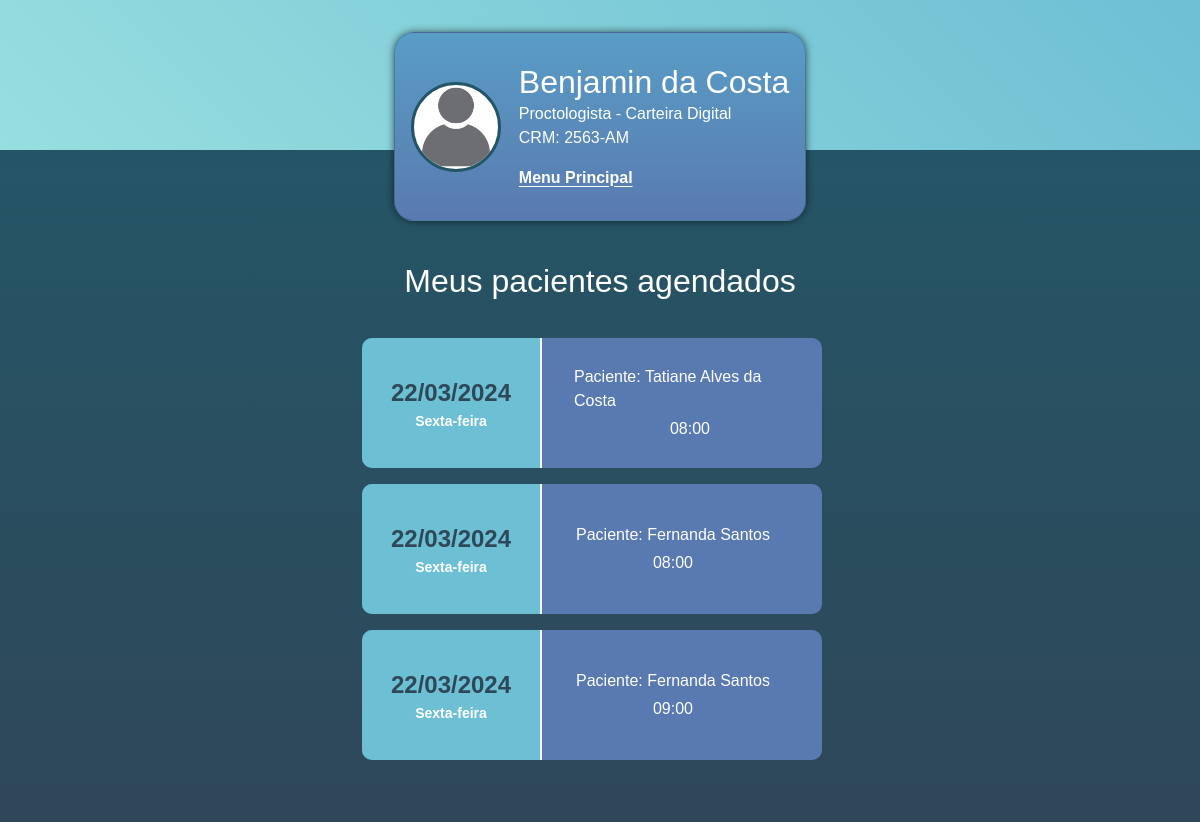
The page /listar_pacientes on the database as committed earlier.
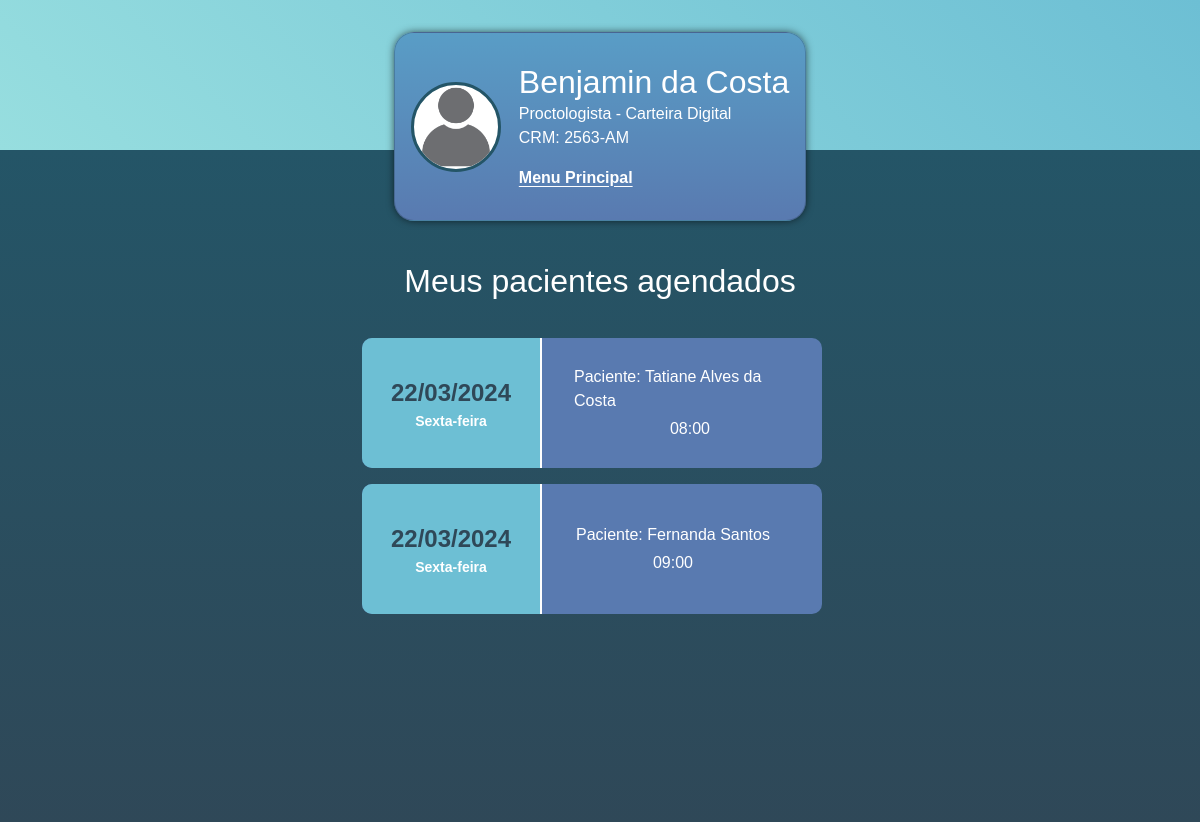
The same page on the database as committed later.
### main/models.py (models this page shows, shortened)
class DimMedico(db.Model):
    _tablename_ = 'dim_medico'
    id_medico = db.Column(db.Integer, primary_key=True)
    cpf = db.Column(db.String(11), unique=True, nullable=False)
    pronome_tratamento = db.Column(db.String(10), nullable=False)
    nome = db.Column(db.String(100), nullable=False)
    crm = db.Column(db.String(20), unique=True, nullable=False)
    data_nascimento = db.Column(db.Date, nullable=True)
    telefone = db.Column(db.String(20), nullable=True)
    email = db.Column(db.String(100), nullable=True)
    senha = db.Column(db.String(255), nullable=True)
    access_key = db.Column(db.String(255), nullable=True)
    especialidade = db.Column(db.String(100), nullable=False)
    role = db.Column(db.String(10), default='medico')

class FatoAgendaConsulta(db.Model):
    _tablename_ = 'agendamento_consulta'
    id_agendamento_consulta = db.Column(db.Integer, primary_key=True)
    fk_id_encaminhamento = db.Column(db.Integer, db.ForeignKey('dim_encaminhamento.id_encaminhamento'), nullable=True)
    fk_id_medico = db.Column(db.Integer, db.ForeignKey('dim_medico.id_medico'), nullable=False)
    fk_id_paciente = db.Column(db.Integer, db.ForeignKey('dim_paciente.id_paciente'), nullable=False)
    fk_id_disponibilidade_consulta = db.Column(db.Integer, db.ForeignKey('dim_disponibilidade_consultas.id_disponibilidade_consulta'), nullable=False)
    protocolo_consulta = db.Column(db.String, nullable=True)
    status = db.Column(db.String(20), nullable=False)
    encaminhamento = db.relationship('DimEncaminhamento', backref=db.backref('consulta_agendada', lazy=True))
    medico = db.relationship('DimMedico', backref=db.backref('consultas_agendadas', lazy=True))
    paciente = db.relationship('DimPaciente', backref=db.backref('consultas_agendadas', lazy=True))
    disponibilidade_consulta = db.relationship('DimDisponibilidadeConsultas', backref=db.backref('disponibilidade_consulta', lazy=True))

class DimDisponibilidadeConsultas(db.Model):
    _tablename_ = 'dim_disponibilidade_consultas'
    id_disponibilidade_consulta = db.Column(db.Integer, primary_key=True)
    fk_id_medico = db.Column(db.Integer, db.ForeignKey('dim_medico.id_medico'), nullable=False)
    data_disponivel = db.Column(db.Date, nullable=False)
    dia_semana = db.Column(db.String(20), nullable=False)
    hora_disponivel = db.Column(db.Time, nullable=False)
    status = db.Column(db.String(20), nullable=False)
    medico = db.relationship('DimMedico', backref=db.backref('disponibilidades_consulta', lazy=True))

class DimPaciente(db.Model, UserMixin):
    _tablename_ = 'dim_paciente'
    id_paciente = db.Column(db.Integer, primary_key=True)
    cpf = db.Column(db.String(11), unique=True, nullable=False)
    nome = db.Column(db.String(100), nullable=False)
    data_nascimento = db.Column(db.Date, nullable=True)
    telefone = db.Column(db.String(20), nullable=True)
    email = db.Column(db.String(100), nullable=True)
    senha = db.Column(db.String(255), nullable=True)
    access_key = db.Column(db.String(255), nullable=True)
    role = db.Column(db.String(10), default='paciente')

### main/routes.py (the view)
@app.route('/listar_pacientes', methods=['GET', 'POST'])
def listar_pacientes():
    id_medico = choice([1, 2, 3, 4, 5, 6, 7])
    pacientes_agendados = (db.session.query(FatoAgendaConsulta)
                           .join(FatoAgendaConsulta.disponibilidade_consulta)
                           .order_by(DimDisponibilidadeConsultas.data_disponivel)
                           .order_by(DimDisponibilidadeConsultas.hora_disponivel)
                           .filter(FatoAgendaConsulta.fk_id_medico == id_medico)
                           .all())
    medico = DimMedico.query.get(id_medico)
    titulo = "Meus pacientes agendados"
    return render_template("listar_pacientes.html",
                           agendamentos=pacientes_agendados,
                           titulo=titulo,
                           medico=medico
                           )

### main/templates/listar_pacientes.html (shortened to what this page needs)
<!DOCTYPE html>
<html lang="en">
<head>
    {% include 'includes/bootstrap.html' %}
    <link rel="stylesheet" href="{{ url_for('static', filename='style.css') }}">
    <link rel="stylesheet" href="https://cdn.jsdelivr.net/npm/bootstrap-icons@1.11.3/font/bootstrap-icons.min.css">
</head>
<body>
    <header>
        {% include 'includes/card_medico.html' %}
    </header>
    <section class="services_area">
        <h2 class="mb-4" id="title_service">
            {{ titulo }}
        </h2>
        <div class="list_users">
            {% for agendamento in agendamentos %}
                <a href="" class="user_info_list" data-bs-toggle="modal" data-bs-target="#confirmation{{agendamento.id_agendamento_consulta}}">
                    <div class="date-consult">
                        <span id="date_list">{{agendamento.disponibilidade_consulta.data_disponivel.strftime("%d/%m/%Y") }}</span>
                        <span id="day_list">{{agendamento.disponibilidade_consulta.dia_semana}}</span>
                    </div>
                    <div class="user_more_info">
                        <span>Paciente: {{agendamento.paciente.nome}}</span>
                        <span>{{agendamento.disponibilidade_consulta.hora_disponivel.strftime("%H:%M")}}</span>
                    </div>
                </a>
            {% endfor%}
        </div>
    </section>
</body>
</html>

### main/templates/includes/bootstrap.html (shortened to what this page needs)
<link rel="stylesheet" href="https://cdn.jsdelivr.net/npm/bootstrap@5.3.2/dist/css/bootstrap.min.css"
>

### main/templates/includes/card_medico.html
<div class="card">
    <div class="infos">
        <div class="user_img">
            <img src="{{ url_for('static', filename='images/default.png') }}" alt="">
        </div>
        <div class="user_info">
            <h2 class="mb-0">{{medico.nome}}</h2>
            <p class="mb-0">{{medico.especialidade}} - Carteira Digital</p>
            <p class="mb-3">CRM: {{medico.crm}}</p>
            <a class="card-links" href="{{ url_for('menu_principal_medico') }}">
                <span class="card-links">Menu Principal</span>
            </a>
        </div>
    </div>
</div>

### main/static/style.css (style rules this page uses)
* { margin: 0; padding: 0; box-sizing: border-box; font-family: sans-serif; }
body { height: 100vh; background-color: #245567; }
header { position: static; height: 150px; background: linear-gradient(45deg, #97dedf, #6dbfd4); display: flex; justify-content: center; box-shadow: 2px 0px 8px -1px rgba(0,0,0,1); }
.card { height: 23%; margin-top: 2rem; position: absolute; border-radius: 20px; background: linear-gradient(#599dc6, #597ab0); min-width: 30%; display: flex; flex-direction: column; justify-content: center; color: #fff; box-shadow: 0px 0px 8px -1px rgba(0,0,0,0.75); }
.infos { display: flex; justify-content: center; gap: 18px; align-items: center; padding: 1rem; }
.user_img img { position: relative; width: 90px; height: 90px; background-color: #fff; border-radius: 50%; border: 3px solid #245567; object-fit: cover; }
.services_area { display: flex; flex-direction: column; align-items: center; width: 100%; height: 84vh; background: linear-gradient(#245567, #2f4858); overflow: hidden; }
#title_service { color: #fff; margin-top: 7rem; }
.list_users { padding: 2px; margin-top: 12px; margin-bottom: 12px; max-height: 600px; width: 480px; display: flex; justify-content: end; align-items: center; flex-wrap: wrap; overflow-y: auto; }
.user_info a { text-decoration: none; color: #fff; }
.user_info_list { text-decoration: none; display: flex; align-items: center; width: 460px; background-color: #597ab0; border-radius: 10px; cursor: pointer; transition: all .1s; margin-bottom: 1rem; margin-right: 1rem; }
.date-consult { display: flex; flex-direction: column; min-width: 180px; height: 130px; align-items: center; justify-content: center; margin-right: 1rem; border-right: 2px solid #fff; padding: 1rem; font-size: 18pt; background-color: #6dbfd4; border-radius: 10px 0px 0px 10px; }
#date_list { font-size: 18pt; font-weight: bold; color: #2f4858; }
#day_list { font-size: 14px; font-weight: 600; color: #fff; }
.user_more_info { display: flex; flex-direction: column; min-width: 230px; gap: 4px; padding: 1rem; align-items: center; justify-content: space-between; color: #fff; }
.card-links { font-weight: bold; text-decoration: underline; text-underline-offset: 3px; }

Rows that differ between the two databases and show on the page:
removed FatoAgendaConsulta: disponibilidade_consulta.data_disponivel "22/03/2024", disponibilidade_consulta.dia_semana "Sexta-feira", paciente.nome "Fernanda Santos", disponibilidade_consulta.hora_disponivel "08:00"
